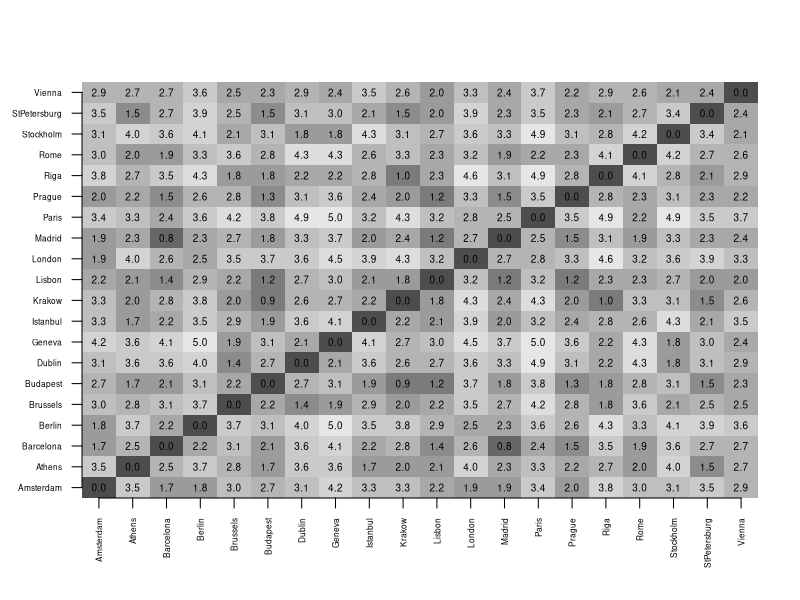
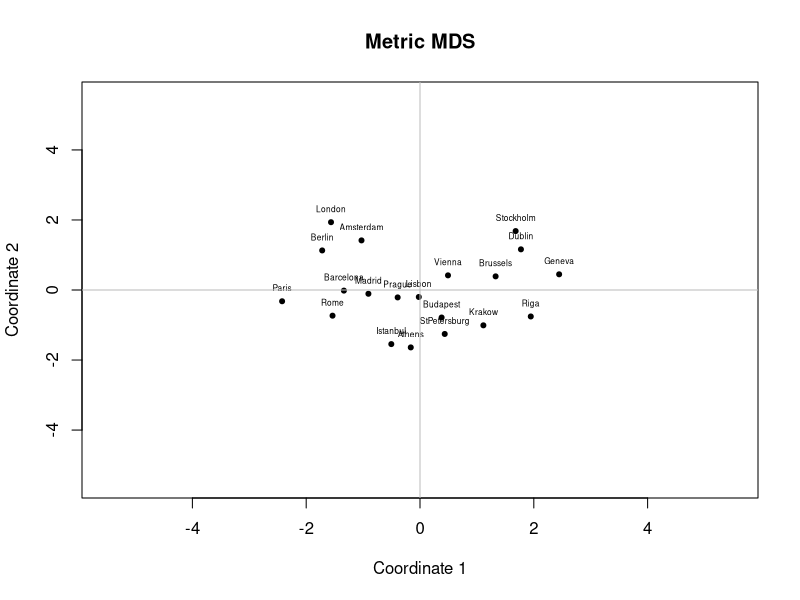
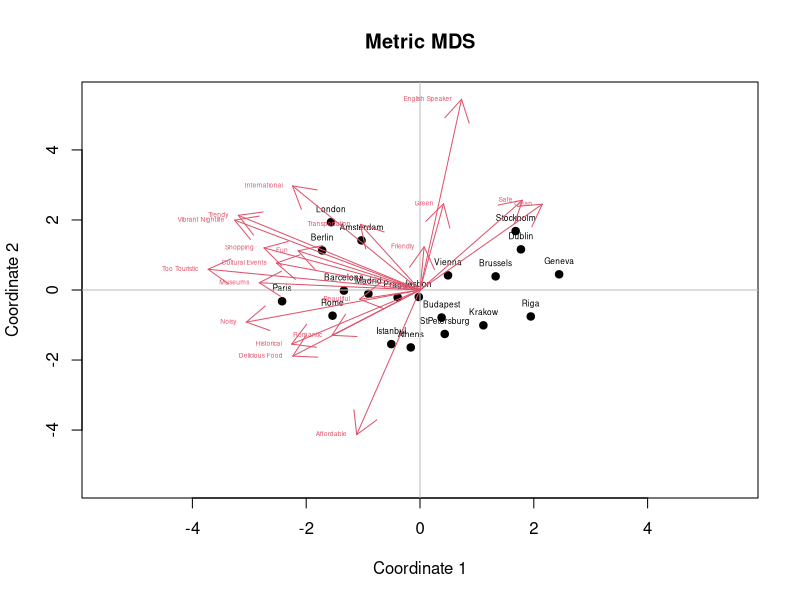
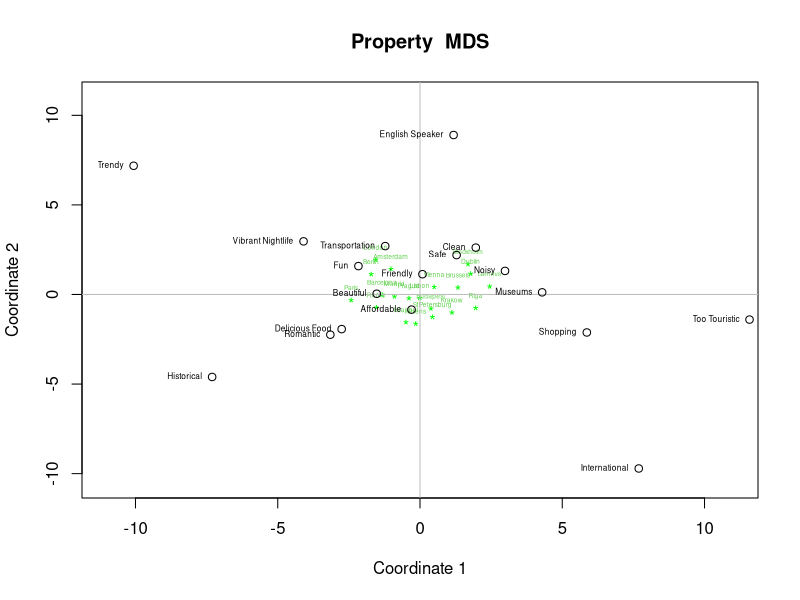
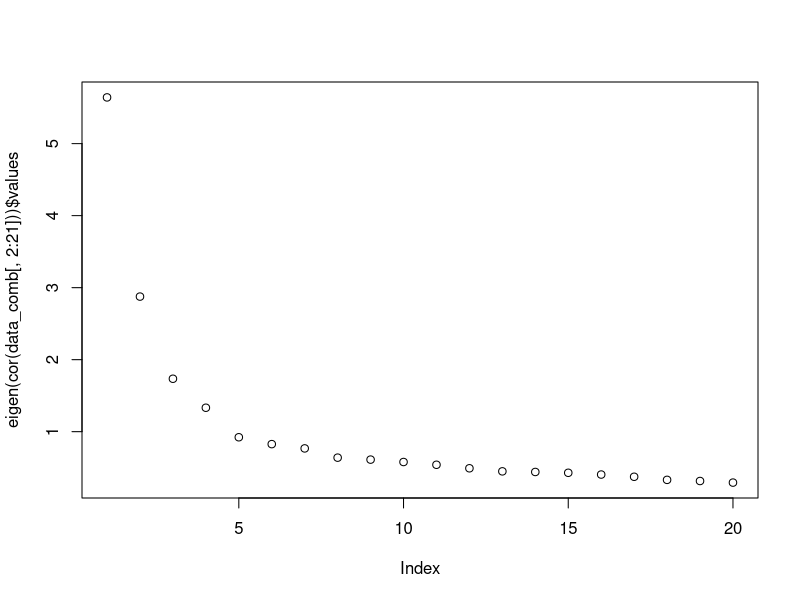
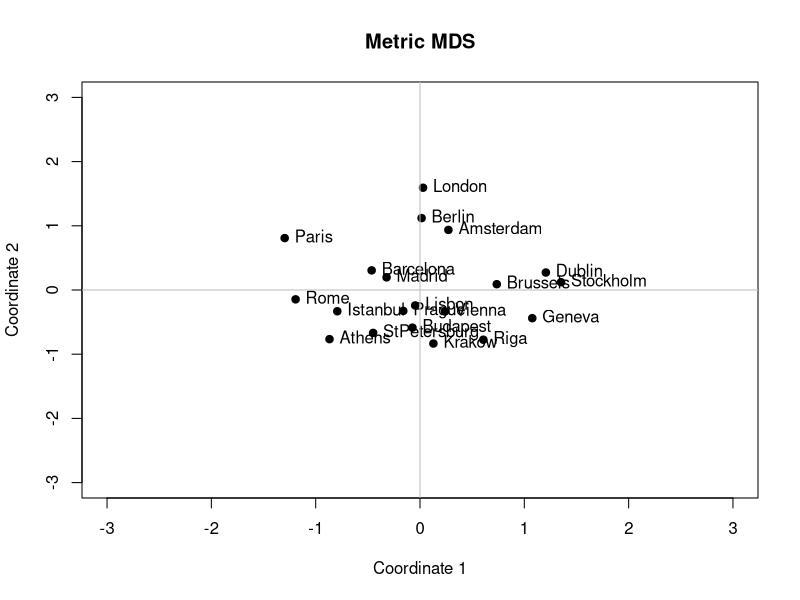
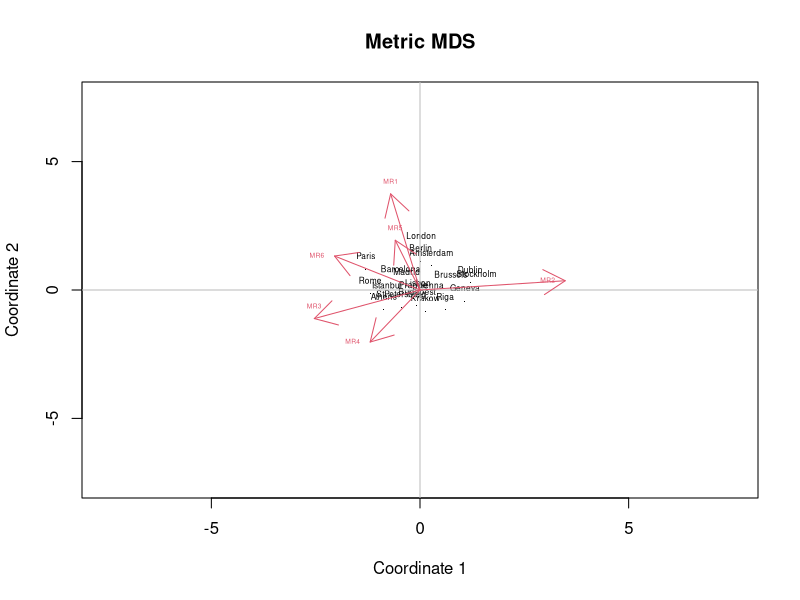
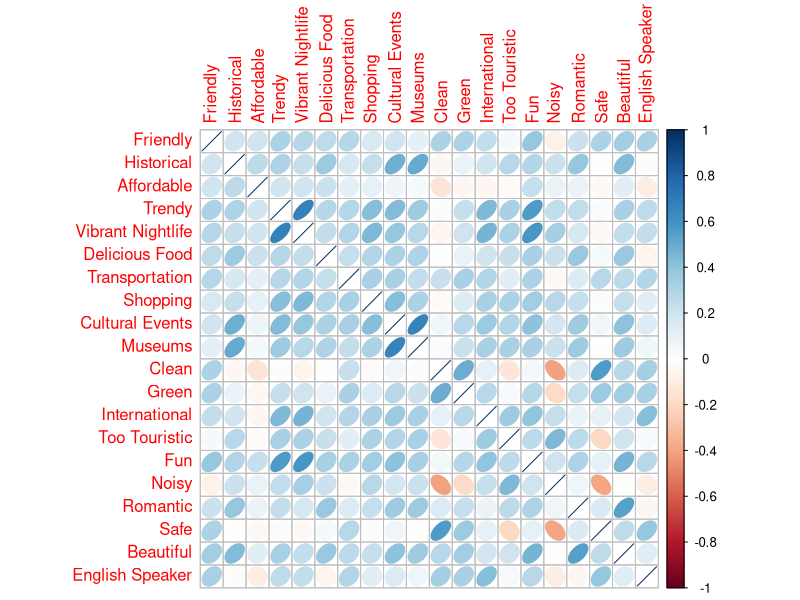

These charts were generated, in order, by the following R code: (Note: this script raises an error after producing the figures.)
getwd()
setwd("~/Caci17")
data <- read.csv("QuestionaireData_CityTrips.csv")
head(data)
install.packages("R.utils")
install.packages("corrplot")
install.packages("GPArotation")
library(dplyr)
library(R.utils)
library(MASS)
library(psych)
library(corrplot)
library(GPArotation)

cities = c("Prague","Geneva","Paris","Stockholm","Brussels","London","Amsterdam",
           "Athens","Riga","Budapest","Dublin","Lisbon","Istanbul","Vienna","Rome","Barcelona",
           "Madrid","Berlin","Krakow","StPetersburg")
data_att <- data %>% dplyr:: select(Sample, ID, contains("Att"))
data_att

data_att$Sample <- as.factor(data_att$Sample)

prag <- data_att[data_att$Sample %in% c("1", "4", "5"), ]
prag <- prag %>% dplyr:: select(contains("Prague"))
prag <- cbind(City = "Prague", prag)
head(prag)

geneva <- data_att[data_att$Sample %in% c("1", "2", "3"), ]
geneva <- geneva %>% dplyr:: select(contains("Geneva"))
geneva <- cbind(City = "Geneva", geneva)
head(geneva)

paris <- data_att[data_att$Sample %in% c("1", "3", "4"), ]
paris <- paris %>% dplyr:: select(contains("Paris"))
paris <- cbind(City = "Paris", paris)
head(paris)

stockholm <- data_att[data_att$Sample %in% c("1", "2", "3"), ]
stockholm <- stockholm %>% dplyr:: select(contains("Stockholm"))
stockholm <- cbind(City = "Stockholm", stockholm)
head(stockholm)  

brussels <- data_att[data_att$Sample %in% c("1", "5", "6"), ]
brussels <- brussels %>% dplyr:: select(contains("Brussels"))
brussels <- cbind(City = "Brussels", brussels)
head(brussels)  

london <- data_att[data_att$Sample %in% c("1", "2", "3"), ]
london <- london %>% dplyr:: select(contains("London"))
london <- cbind(City = "London", london)
head(london) 

amsterdam <- data_att[data_att$Sample %in% c("2", "3", "8"), ]
amsterdam <- amsterdam %>% dplyr:: select(contains("Amsterdam"))
amsterdam <- cbind(City = "Amsterdam", amsterdam)
head(amsterdam) 

athens <- data_att[data_att$Sample %in% c("2", "3", "6"), ]
athens <- athens %>% dplyr:: select(contains("Athens"))
athens <- cbind(City = "Athens", athens)
head(athens) 

riga <- data_att[data_att$Sample %in% c("2", "4", "5"), ]
riga <- riga %>% dplyr:: select(contains("Riga"))
riga <- cbind(City = "Riga", riga)
head(riga)

budapest <- data_att[data_att$Sample %in% c("4", "9", "10"), ]
budapest <- budapest %>% dplyr:: select(contains("Budapest"))
budapest <- cbind(City = "Budapest", budapest)
head(budapest)

dublin <- data_att[data_att$Sample %in% c("4", "7", "10"), ]
dublin <- dublin %>% dplyr:: select(contains("Dublin"))
dublin <- cbind(City = "Dublin", dublin)
head(dublin)

lisbon <- data_att[data_att$Sample %in% c("4", "7", "9"), ]
lisbon <- lisbon %>% dplyr:: select(contains("Lisbon"))
lisbon <- cbind(City = "Lisbon", lisbon)
head(lisbon)

istanbul <- data_att[data_att$Sample %in% c("5", "8", "10"), ]
istanbul <- istanbul %>% dplyr:: select(contains("Istanbul"))
istanbul <- cbind(City = "Istanbul", istanbul)
head(istanbul)

vienna <- data_att[data_att$Sample %in% c("5", "8", "10"), ]
vienna <- vienna %>% dplyr:: select(contains("Vienna"))
vienna <- cbind(City = "Vienna", vienna)
head(vienna)

rome <- data_att[data_att$Sample %in% c("5", "7", "9"), ]
rome <- rome %>% dplyr:: select(contains("Rome"))
rome <- cbind(City = "Rome", rome)
head(rome)

barcelona <- data_att[data_att$Sample %in% c("6", "7", "10"), ]
barcelona <- barcelona %>% dplyr:: select(contains("Barcelona"))
barcelona <- cbind(City = "Barcelona", barcelona)
head(barcelona)

madrid <- data_att[data_att$Sample %in% c("6", "8", "9"), ]
madrid <- madrid %>% dplyr:: select(contains("Madrid"))
madrid <- cbind(City = "Madrid", madrid)
head(madrid)

berlin <- data_att[data_att$Sample %in% c("6", "7", "8"), ]
berlin <- berlin %>% dplyr:: select(contains("Berlin"))
berlin <- cbind(City = "Berlin", berlin)
head(berlin)

krakow <- data_att[data_att$Sample %in% c("6", "7", "9"), ]
krakow <- krakow %>% dplyr:: select(contains("Krakow"))
krakow <- cbind(City = "Krakow", krakow)
head(krakow)

st.petersburg <- data_att[data_att$Sample %in% c("8", "9", "10"), ]
st.petersburg <- st.petersburg %>% dplyr:: select(contains("StPetersburg"))
st.petersburg <- cbind(City = "StPetersburg", st.petersburg)
head(st.petersburg)

liste <- list(prag, geneva, paris, stockholm, amsterdam, st.petersburg, barcelona, budapest, brussels, berlin, 
              istanbul, athens, dublin, krakow, rome, london, riga, madrid, vienna, lisbon)

colnames <- sub('.*_', '', colnames(prag))
colnames  
colnames(prag) <- colnames
colnames(geneva) <- colnames
colnames(paris) <- colnames
colnames(stockholm) <- colnames
colnames(brussels) <- colnames
colnames(london) <- colnames
colnames(amsterdam) <- colnames
colnames(athens) <- colnames
colnames(riga) <- colnames
colnames(budapest) <- colnames
colnames(dublin) <- colnames
colnames(lisbon) <- colnames
colnames(istanbul) <- colnames
colnames(vienna) <- colnames
colnames(rome) <- colnames
colnames(barcelona) <- colnames
colnames(berlin) <- colnames
colnames(krakow) <- colnames
colnames(st.petersburg) <- colnames
colnames(madrid) <- colnames

data_comb <- rbind(prag, geneva, paris, stockholm, brussels, london, amsterdam, athens, riga, budapest,
                  dublin, lisbon, istanbul, vienna, rome, barcelona, berlin, krakow, st.petersburg, madrid) 

data_comb
colnames(data_comb) <- c("Group.1", "Friendly", "Historical", "Affordable", "Trendy", "Vibrant Nightlife", 
                        "Delicious Food", "Transportation", "Shopping", "Cultural Events", "Museums", 
                        "Clean", "Green", "International", "Too Touristic", "Fun", "Noisy", 
                        "Romantic", "Safe", "Beautiful", "English Speaker")


data_agg <-aggregate(data_comb[,-c(1)], by=list(data_comb$Group.1), mean, na.rm=TRUE)
data_agg
dist.df <- dist(data_agg[,-c(1)])
dist.df

dst <- data.matrix(dist.df)
dim <- ncol(dst)

# distance/similarity matrix grafik cizme
# Open a pdf file
# pdf("distanceMatrix.pdf") # bu kodu run ettikten sonra kapatmassan, grafik gozukmez R'de sadece dosyaya kaydeder
# eger grafigi gormek istiyosan bu kodu run etme!

# Create a plot
image(1:dim, 1:dim, dst, axes = FALSE, xlab="", ylab="", 
      col = gray.colors(12, start = 0.3, end = 0.9, gamma = 2.2, alpha = NULL))

axis(1, 1:dim, data_agg[1:20,1], cex.axis = 0.5, las=3)
axis(2, 1:dim, data_agg[1:20,1], cex.axis = 0.5, las=1)
text(expand.grid(1:dim, 1:dim), sprintf("%0.1f", dst), cex=0.6)

# Close the pdf file
# dev.off() 

fit <- cmdscale(dist.df, k = 2) #izdusum
fit

x <- fit[,1]
y <- fit[,2]
#pdf("metrics_MDS.pdf")
plot(x, y, xlab = "Coordinate 1", ylab = "Coordinate 2", main = "Metric MDS", 
     pch = 20, ylim = c(-5.5, 5.5), xlim = c(-5.5, 5.5))
text(x, y, labels = data_agg$Group.1, cex = 0.5, pos = 3)
abline(h = 0, v = 0, col = "grey")
#dev.off()

summary(lm(data_agg[,2]~-1+fit))

print("asena")

# Property fitting
data_agg$x <- x
data_agg$y <- y
data_agg


head(data_agg)

profit <- lm(cbind(Friendly, Historical, Affordable, Trendy, `Vibrant Nightlife`, 
                   `Delicious Food`, Transportation, Shopping, `Cultural Events`, Museums, 
                   Clean, Green, International, `Too Touristic`, Fun, Noisy, 
                   Romantic, Safe, Beautiful, `English Speaker`)
             ~ -1 +  x + y, data = data_agg)
summary(profit)
coef(profit)
str(profit)

#pdf("Property_Fitting_xy.pdf")
plot(x, y, xlab = "Coordinate 1", ylab = "Coordinate 2", main = "Metric MDS", 
     pch = 19, ylim = c(-5.5, 5.5), xlim = c(-5.5, 5.5))
text(x, y, labels = data_agg$Group.1, cex = 0.5, pos = 3)
abline(h = 0, v = 0, col = "grey")
arrows(x0 = c(0, 0, 0), y0 = c(0, 0, 0), 
       x1 = coef(profit)[1, ]*10, y1 = coef(profit)[2, ]*10, col = 2, lwd = 1)
text(t(coef(profit)*10), colnames(coef(profit)*10), cex=0.4, col = 2, pos = c(2,2))
#dev.off()

#Property Fitting with ideal points
data_agg$q <- x*x+y*y

profit_q <- lm(cbind(Friendly, Historical, Affordable, Trendy, `Vibrant Nightlife`, 
                   `Delicious Food`, Transportation, Shopping, `Cultural Events`, Museums, 
                   Clean, Green, International, `Too Touristic`, Fun, Noisy, 
                   Romantic, Safe, Beautiful, `English Speaker`)
             ~ 1 +  x + y + q, data = data_agg)
summary(profit_q)

coef<-coef(profit_q)
coef
coef[2,]<-coef[2,]/(-2*coef[4,])
coef[3,]<-coef[3,]/(-2*coef[4,])

# pdf("Property_Fitting_xy_q.pdf")
plot(x, y, xlab = "Coordinate 1", ylab = "Coordinate 2", main = "Property  MDS", 
     pch = "*", ylim = c(-10.5, 11), xlim = c(-11, 11), col = "green")
text(x, y, labels = data_agg$Group.1, cex = 0.4, pos = 3, col = 3)
abline(h = 0, v = 0, col = "grey")
points(x = coef[2, ], y = coef[3, ], col = 1)
text(x= coef[2, ], y = coef[3, ], labels = colnames(coef), cex = 0.5, pos = 2,col=1)
# dev.off()

### PCA'ye gecmeden property fittingde yapmadiklarimiz var.

#PCA disaggregated dosyasindan
#PCA
data_comb <- na.omit(data_comb)
eigen(cor(data_comb[,2:21]))$values
plot(eigen(cor(data_comb[,2:21]))$values)
data_comb
a.pca<-principal(data_comb[,2:21],nfactors=4, rotate ="varimax")
a.pca
head(a.pca$scores)
head(data_comb)
aggregate(a.pca$scores, by=list(data_comb$Group.1), mean, na.rm=TRUE) # compute aggregate component score for cities
t(a.pca$scores)%*%a.pca$scores/(nrow(data_comb[,2:21])-1) # show that factors are uncorrelated

# factor analysis
#### finding the optimal number of factors
pdf("Parallel_Analysis_Scree_Plots.pdf")
parallel <- fa.parallel(data_comb[,2:21], fm = 'minres', fa = 'fa')
parallel
dev.off()
# bu obsolete a.fa<-fa(data_comb[,2:21],nfactors = 6,rotate = "oblimin",fm="minres")
a.fa<-fa(data_comb[,2:21],method=mle,scores='tenBerge',
         nfactors=6, rotate ="varimax")
a.fa
print(a.fa$loadings,cutoff = 0.34 )
#capture.output(print(a.fa$loadings,cutoff = 0.281 ), file = "FAComponents_Cutoff.txt")

t(a.fa$scores)%*%a.fa$scores/(nrow(data_comb[,2:21])-1) # show that factors are uncorrelated
#capture.output(print(t(a.fa$scores)%*%a.fa$scores/(nrow(data_comb[,2:21])-1)), file = "t_scores_factor.txt")

hscores<-aggregate(a.fa$scores, by=list(data_comb$Group.1),mean, na.rm=TRUE)
hscores

dist.factor <- dist(hscores[,-c(1)])
dist.factor

fit.factor <- cmdscale(dist.factor, k = 2) #izdusum
fit.factor

x.factor <- fit.factor[,1]
y.factor <- fit.factor[,2]

plot(x.factor, y.factor, xlab = "Coordinate 1", ylab = "Coordinate 2", main = "Metric MDS", 
     pch = 19, ylim = c(-3, 3), xlim = c(-3, 3))
text(x.factor, y.factor, labels = hscores[,1], cex = 1, pos = 4)
abline(h = 0, v = 0, col = "grey")

hscores$x.factor <- x.factor
hscores$y.factor <- y.factor
hscores

profit.factor <- lm(cbind(MR1, MR2, MR3,
                          MR4, MR5, MR6)
             ~ -1 +  x.factor + y.factor, data = hscores)
summary(profit.factor)
coef(profit.factor)
str(profit.factor)

#pdf("Factor Analysis_xy.pdf")
plot(x.factor, y.factor, xlab = "Coordinate 1", ylab = "Coordinate 2", main = "Metric MDS", 
     pch = ".", ylim = c(-7.5, 7.5), xlim = c(-7.5, 7.5))
text(x.factor, y.factor, labels = hscores$Group.1, cex = 0.5, pos = 3)
abline(h = 0, v = 0, col = "grey")
arrows(x0 = c(0, 0, 0), y0 = c(0, 0, 0), 
       x1 = coef(profit.factor)[1, ]*5, y1 = coef(profit.factor)[2, ]*5, col = 2, lwd = 1)
text(t(coef(profit.factor)*5), colnames(coef(profit.factor)*5), cex=0.4, col = 2, pos = c(3,2))
#dev.off()

# Factor Analysis bitti.


#Di??er doasyadan (TV stations vard??)

corrplot(corr=cor(data_comb[,2:21], use ="complete.obs"), method ="ellipse")
eigen(cor(data_comb[,2:21]))$values
plot(eigen(cor(data_comb[,2:21]))$values)

# START: Princial component analysis with singular value decomposition, no rotation
a.svd<-svd(cor(data_comb[,2:21]))
a.svd
d<-diag(a.svd$d)
d
a<-a.svd$u[,1:3]%*%sqrt(d[1:3,1:3])
a

a.svd$u[,1:3]%*%d[1:3,1:3]%*%t(a.svd$u[,1:3]) # Recomputed correlation based on first 3 principal components
cor(data_comb[,2:21])
diag(t(a.svd$u)%*%a.svd$u%*%d%*%t(a.svd$u)%*%a.svd$u)


# START: Princial component analysis with r-function prcomp, no rotation
data.scale<-apply(data_comb[,2:21],2,scale)
pr<-prcomp(data.scale)
?prcomp
pr
str(pr)
t(pr$sdev*t(pr$rotation)) # labeled as rotated but it is not rotated
# START: Princial component analysis with r-function prcomp, no rotation

# PCA and Factor analysis with easy to do R-FUNCTIONS
library(psych)
a.pca<-principal(data_comb[,2:21],nfactors=3, rotate ="none")
str(a.pca)
a.pca
a.pca<-principal(data_comb[,2:21],nfactors=3, rotate ="varimax")
a.pca
head(a.pca$score)
nrow(a.pca$score)
t(a.pca$scores)%*%a.pca$scores/(nrow(data_comb[,2:21])-1) # demonstrate that the principal components are uncorrelated after rotation
aggregate(a.pca$scores, by=list(data_comb$Group.1),mean, na.rm=TRUE)

summary(lm( Friendly ~ Historical+ Affordable+ Trendy+ VibrantNightlife+ 
                   `Delicious Food`+ Transportation+ Shopping+ `Cultural Events`+ Museums+ 
                   Clean+ Green+ International + `Too Touristic`+ Fun+ Noisy+ 
                   Romantic+ Safe+ Beautiful+ `English Speaker`, data=data_comb))

# factor analysis
?fa
a.fa<-fa(data_comb[,2:21],method=ml, SMC=TRUE, scores='regression',nfactors=3, rotate ="varimax")
a.fa<-fa(data_comb[,2:21],nfactors=3,rotate='varimax') # default setting
a.fa


# calculate factor score for objects
str(a.pca)
a.pca$scores
aggregate(a.fa$scores, by=list(data_comb$Group.1),mean, na.rm=TRUE)

# demonstrate that the factors after rotation are uncorrelated
a.fa.rot <-fa(data_comb[,2:21], scores='tenBerge',SMC=TRUE, fm='pa', nfactors =3,rotate ="varimax")
a.fa.rot
t(a.fa.rot$scores)%*%a.fa.rot$scores/(nrow(data_comb[,2:21])-1)
a.fa.rot$rot.mat
t(a.fa.rot$rot.mat)%*%a.fa.rot$rot.mat
?fa

# Oblique rotation
library(GPArotation)

a.fa.oblique<-fa(data_comb[,2:21],nfactors=3, scores='tenBerge', rotate ="oblimin")
a.fa.oblique
a.fa.oblique$Structure # correlation between variables and factors
a.fa.oblique$loadings # pattern (association) between variables and factors

cor(data_comb[,2:21])
a.fa$Structure
a.fa$Structure%*%t(a.fa$Structure)
a.fa$loadings%*%t(a.fa$loadings)
t(a.fa$scores)%*%a.fa$scores/nrow(data_comb[,2:21]-1)

a.pca.oblirot <-principal(data_comb[,2:21], nfactors =3,rotate ="oblimin")
a.pca.oblirot
a.pca.oblirot$loadings
a.pca.oblirot$Structure
a.z <- apply(data_comb[,2:21],2,scale)
str(a.z)
t(a.z)%*%a.z/(nrow(data_comb[,2:21])-1)

pattern<-solve(t(a.pca.oblirot$scores)%*%a.pca.oblirot$scores/(nrow(data_comb[,2:21])-1))%*%t(a.pca.oblirot$scores)%*%a.z/(nrow(data_comb[,2:21])-1)
structure<-t(a.pca.oblirot$scores)%*%a.pca.oblirot$scores%*%pattern/(nrow(data_comb[,2:21])-1)
structure
pattern
t(a.pca.oblirot$loadings)
t(a.pca.oblirot$Structure)
t(a.pca.oblirot$scores)%*%a.pca.oblirot$scores/(nrow(data_comb[,2:21])-1)



#### burda bitirdik

# START: Principal Component Analysis of aggregated data with SVD, no rotation 
attribute.agg.svd<-svd(cor(attribute.agg.eval.df[,2:15]))
l<-attribute.agg.svd$u*(sqrt(attribute.agg.svd$d))
l
attribute.agg.svd$d
attribute.agg.svd$u
attribute.agg.svd$u*t(sqrt(attribute.agg.svd$d))%x%matrix(1,nrow=14,ncol=1)
# END: Principal Component Analysis of aggregated data with SVD, no rotation 

eigen(cor(attribute.agg.eval.df[,2:15]))$values


a.pca<-principal(attribute.agg.eval.df[,2:15],nfactors=2, rotate ="varimax")
a.pca
head(attribute.agg.eval.df)
aggregate(a.pca$scores, by=list(attribute.agg.eval.df$Group.1),mean, na.rm=TRUE)
a.pca$scores

r1<-qr(cor(attribute.agg.eval.df[,2:15]))
r2<-qr(cor(attribute.eval.df[,3:16]))
r1$rank
r2$rank
